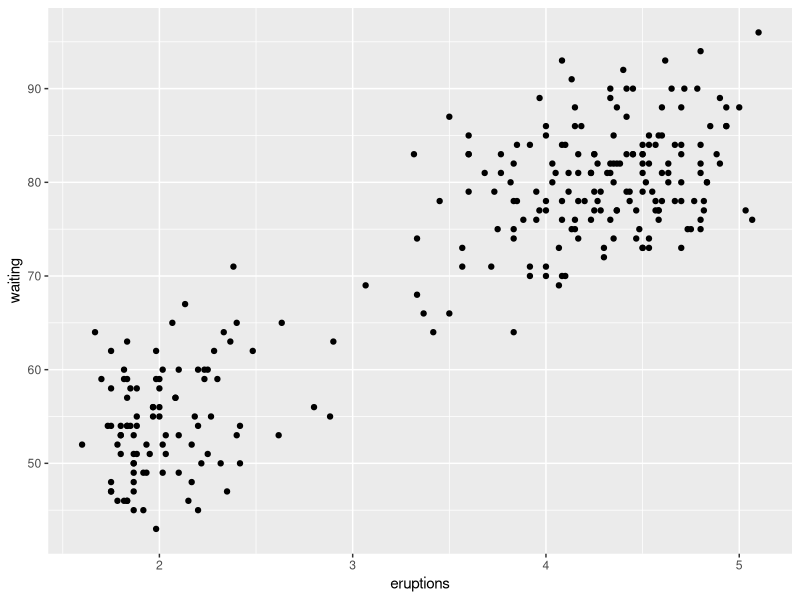
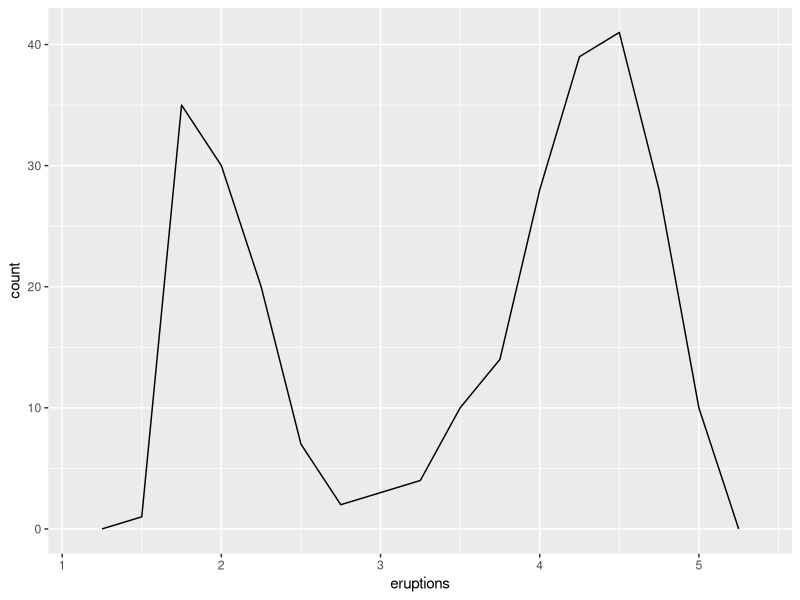
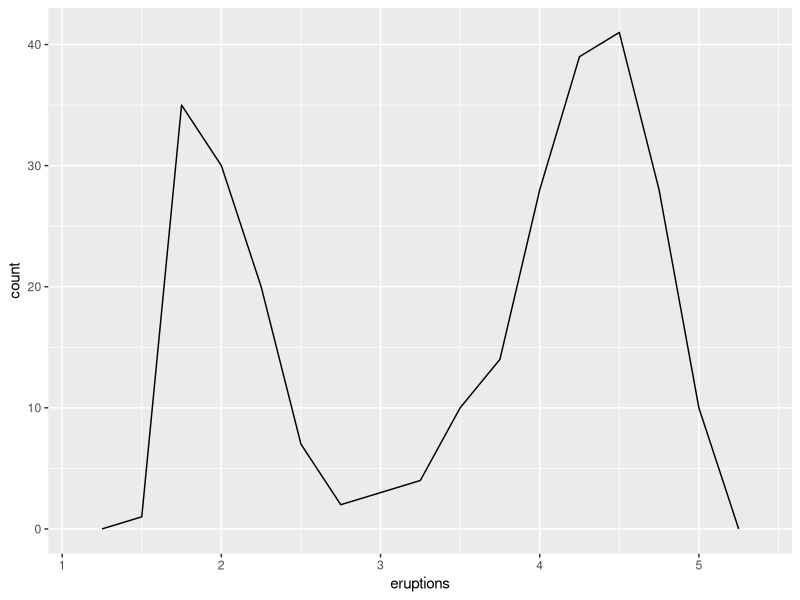
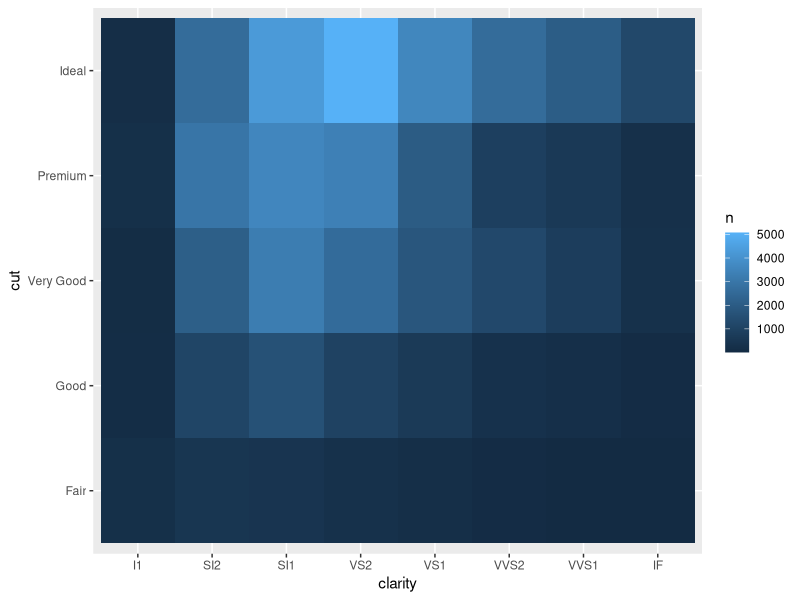
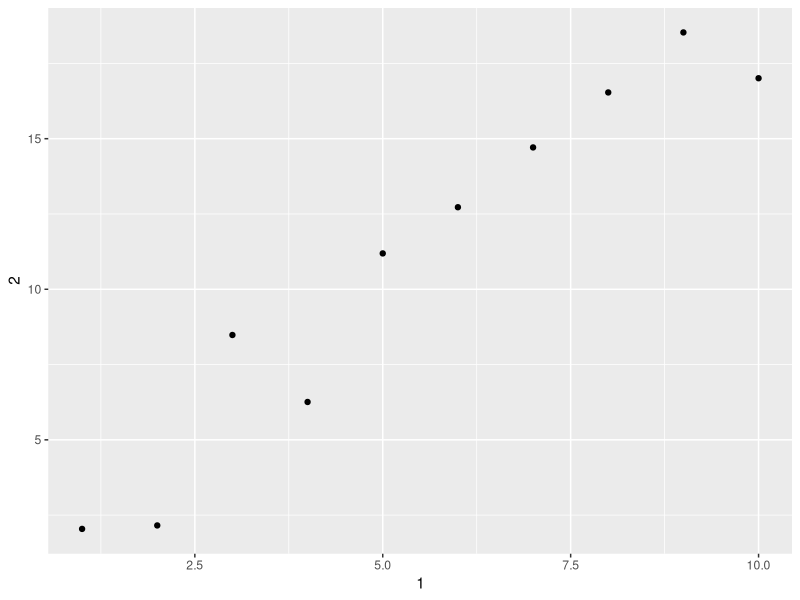

The R script that drew these images, in order:
## ---- chunk 1
knitr::opts_chunk$set(echo = TRUE)
## ---- chunk 2
library(ggplot2)
## ---- chunk 3
ggplot(data=faithful)+
  geom_point(mapping=aes(x=eruptions,y=waiting))
## ---- chunk 4
ggplot(data = faithful, mapping = aes(x = eruptions)) + 
  geom_freqpoly(binwidth = 0.25)
## ---- chunk 5
ggplot(faithful,aes(eruptions))+
  geom_freqpoly(binwidth=0.25)
## ---- chunk 6
library(tidyverse)
diamonds%>%
  count(cut,clarity)%>%
  ggplot(aes(clarity,cut,fill=n))+
  geom_tile()
## ---- chunk 7
library(tidyverse)
## ---- chunk 8
as_tibble(iris)
## ---- chunk 9
tibble(
  x=1:5,
  y=1,
  z=x^2+y
)
## ---- chunk 10
tb<-tibble(
`:)`="smile",
` `="space",
`2000`="number"
)
tb
## ---- chunk 11
tribble(
  ~x,~y,~z,
  #---/---
  "a",1,2,
  "b",3,4
)
## ---- chunk 12
ttb<-tibble(
  a=1:12,
  b=a^3+6,
  c=log(a),
  d=2.2,
  e=a*b-c+d,
  f=1,
  g=6,
  h=2,
  i=1,
  j=66,
  k=11,
  l=66
)
ttb%>%
  print(n=12,width=Inf) #why don't output 12 rows....
## ---- chunk 13
ttb
## ---- chunk 14
class(ttb)
## ---- chunk 15
#extract by name
ttb$a
ttb[["a"]]
#extract by position
ttb[[2]]
## ---- chunk 16
class(as_data_frame(ttb))
## ---- chunk 17
mtcars 
## ---- chunk 18
class(mtcars)# tibble has "tbl_df"     "tbl"    
## ---- chunk 19
class(as_tibble(mtcars))
## ---- chunk 20
df <- data.frame(abc = 1, xyz = "a")
df$x #partial matching
df[, "xyz"] # returns a vector, rather than a data frame

df[, c("abc", "xyz")]
## ---- chunk 21
tbdf<-as_tibble(df)
tbdf$x
tbdf[, "xyz"]
tbdf[, c("abc", "xyz")]
## ---- chunk 22
annoying <- tibble(
  `1` = 1:10,
  `2` = `1` * 2 + rnorm(length(`1`))
)
#extract variable 1
annoying[["1"]]
annoying$`2`
#plot
ggplot(annoying, aes(x=`1`, y=`2`))+
  geom_point()

annoying%>%
  mutate(`3`=`2`/`1`)
#creat a new colunm
annoying[["3"]]<-annoying[["2"]]/annoying[["1"]]
#rename the columns
annoying<-rename(annoying,one=`1`,two=`2`,three=`3`)
annoying
 

## ---- chunk 23
tibble::enframe(c(x=1,y=2,h=3)) #named vector
tibble::enframe(c(1,6,3)) #unamed vector
